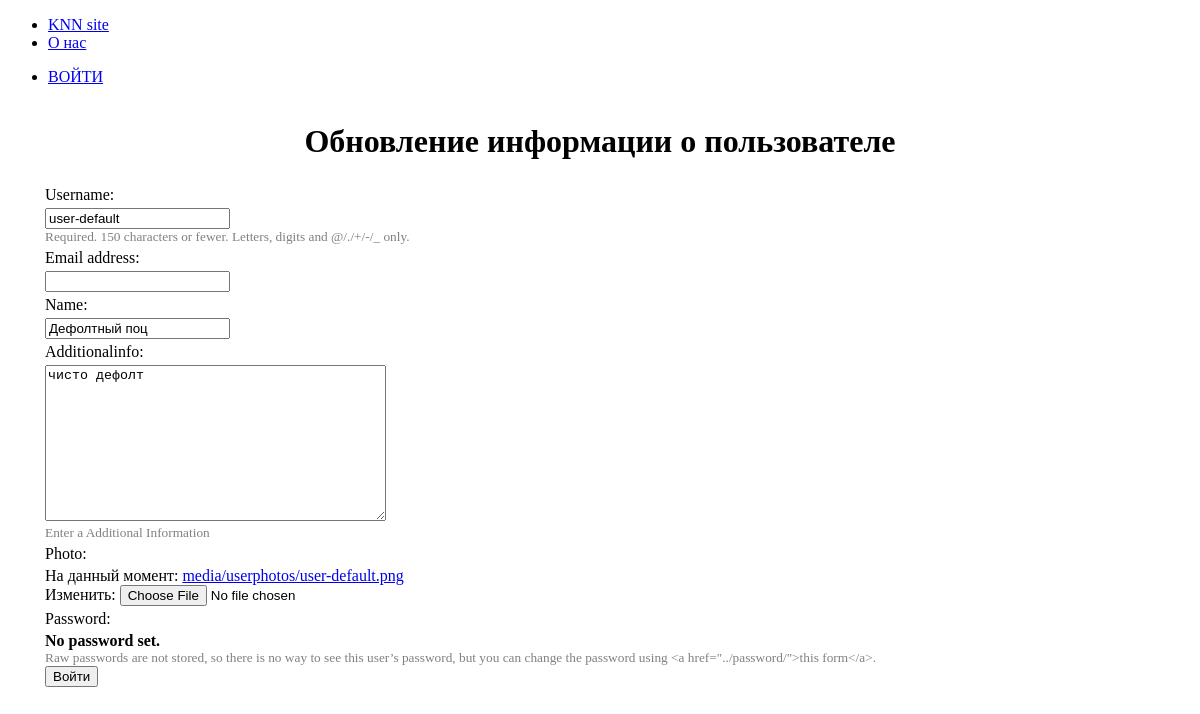
The page /accounts/3/update on the database as committed earlier.
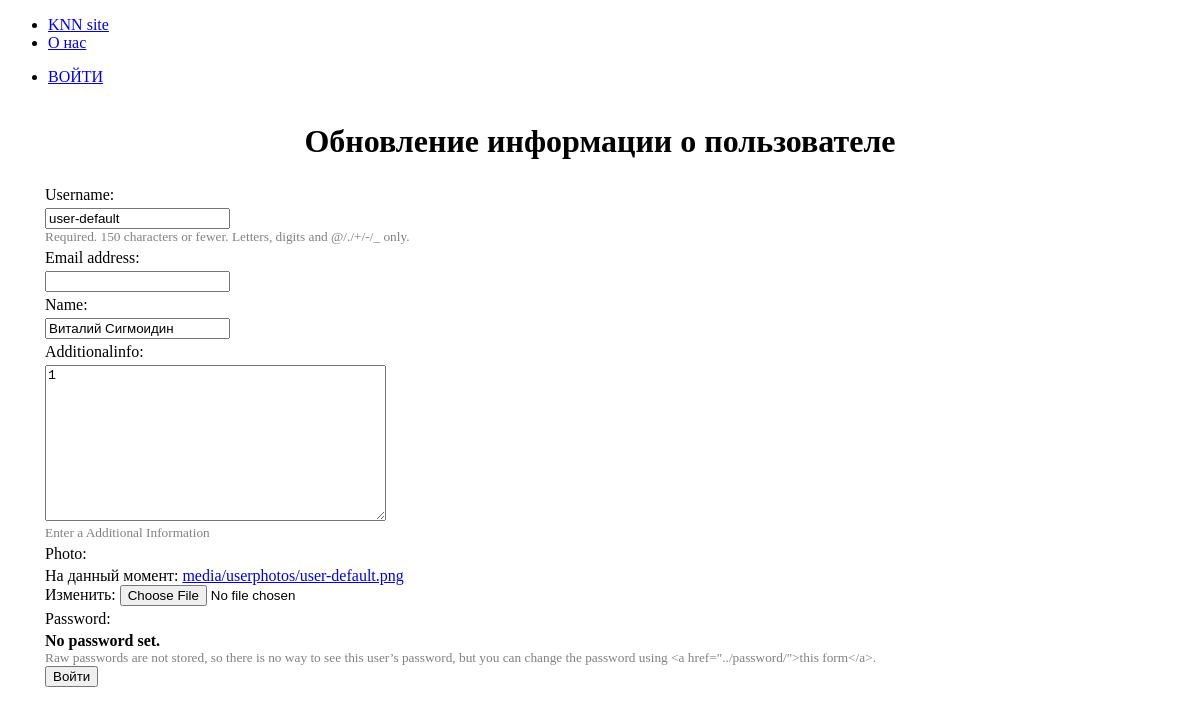
The same page on the database as committed later.
### users/models.py (models this page shows, shortened)
class CustomUser(AbstractUser):
    name = models.CharField(max_length=200, default="None")
    additionalinfo = models.TextField(blank=True, max_length=1000, help_text="Enter a Additional Information")
    is_local_admin = models.BooleanField(default=False)
    date_reg = models.DateTimeField(auto_now_add=True)
    photo = models.ImageField(
        upload_to = rename_photo ,
        default = 'media/photos/no_photo.jpg'
    )
    def get_update_url(self):
        return reverse('user_update', kwargs={"id": self.id})

### users/views.py (the view, shortened to what this page needs)
# urls.py: path('<int:id>/update', views.UpdateView.as_view(), name='user_update'),
class UpdateView(generic.View):
    template = 'user/update.html'
    Form = CustomUserChangeForm
    Model = models.CustomUser
    def get(self, request, id):
        obj = get_object_or_404(models.CustomUser, id=id)
        if request.user != obj:
            PermissionDenied()
        filled_form = self.Form(instance=obj)
        return render(request, self.template, context = {"form" : filled_form, "obj" : obj})

### users/forms.py
class CustomUserChangeForm(UserChangeForm):
    class Meta(UserChangeForm.Meta):
        model = CustomUser
        fields = (
                "username",
                "email",
                "name",
                "additionalinfo",
                "photo"
                )

### users/templates/user/update.html (shortened to what this page needs)
{% extends "base_generic.html" %}
{% block title %}
Обновление информации о пользователе
{% endblock %}
{% block content %}
<div class="container">
    <form method="post" action="{{ obj.get_update_url }}" class="bg-light jumbotron">
            {% for field in form %}
                <p class="mt-1 mb-1">{{ field.label_tag }}</p>
                {{ field }}
                {% if field.help_text %}
                  <small style="color: grey; display:block;">{{ field.help_text }}</small>
                {% endif %}
            {% endfor %}
        <button type="submit" class="btn btn-primary myWide">Войти</button>
    </form>
</div>
{% endblock %}

### list/templates/base_generic.html (shortened to what this page needs)
<!DOCTYPE html>
<html lang="ru">
    <head>
      <link rel="stylesheet" href="https://cdnjs.cloudflare.com/ajax/libs/twitter-bootstrap/4.3.1/css/bootstrap-grid.css">
      <link href="https://cdnjs.cloudflare.com/ajax/libs/font-awesome/5.9.0/css/all.min.css" rel="stylesheet">
      <link rel="stylesheet" href="https://cdnjs.cloudflare.com/ajax/libs/uikit/3.2.0/css/uikit.min.css" />
      {% load staticfiles %}
      <link rel="stylesheet" href="{% static 'css/main.css' %}">
    <body>
        <nav class="uk-navbar-container uk-navbar-transparent" uk-navbar>
            <div class="uk-navbar-left">
                <ul class="uk-navbar-nav">
                    <li class="uk-active"><a href="/">KNN site</a></li>
                    <li><a href="#">О нас</a></li>
                </ul>
            </div>
            <div class="uk-navbar-right">
                <ul class="uk-navbar-nav">
                    <li>
                        {% if user.is_authenticated %}
                        <a href="{{ user.get_absolute_url }}" style="display:inline;"> {{ user.username }}</a>
                        <a class="" href="#modal-sections" style="display:inline;" uk-toggle>ВЫЙТИ</a>
                        <div id="modal-sections" uk-modal>
                            <div class="uk-modal-dialog">
                                <button class="uk-modal-close-default" type="button" uk-close></button>
                                <div class="uk-modal-header">
                                    <h2 class="uk-modal-title">Вы действительно хотите выйти?</h2>
                                </div>
                                <div class="uk-modal-footer uk-text-right">
                                    <button class="uk-button uk-button-default uk-modal-close" type="button">Нет</button>
                                    <a href="{% url 'logout' %}" class="uk-button uk-button-primary" > Да </a>
                                </div>
                            </div>
                        </div>
                        {% else %}
                        <a href="{% url 'login' %}">ВОЙТИ</a>
                        {% endif %}
                    </li>
                </ul>
            </div>
        </nav>
        <header class="d-flex flex-column align-items-center uk-margin-bottom uk-text-large">
                <div class="uk-text-justify">
                    <h1 class="uk-text-uppercase">{% block title %}
                            {% endblock %}</h1>
                </div>
        </header>
        {% block content %}
        {% endblock %}
        <div class="container button-box" style="">
        </div>
    </body>
</html>

### static/css/main.css (style rules this page uses)
.button-box { width: 10vw; height: 10vh; position: fixed; top:80vh; right:10vw; }

Rows that differ between the two databases and show on the page:
changed CustomUser "No password set.": name "Дефолтный поц" → "Виталий Сигмоидин"; additionalinfo "чисто дефолт" → "1"
